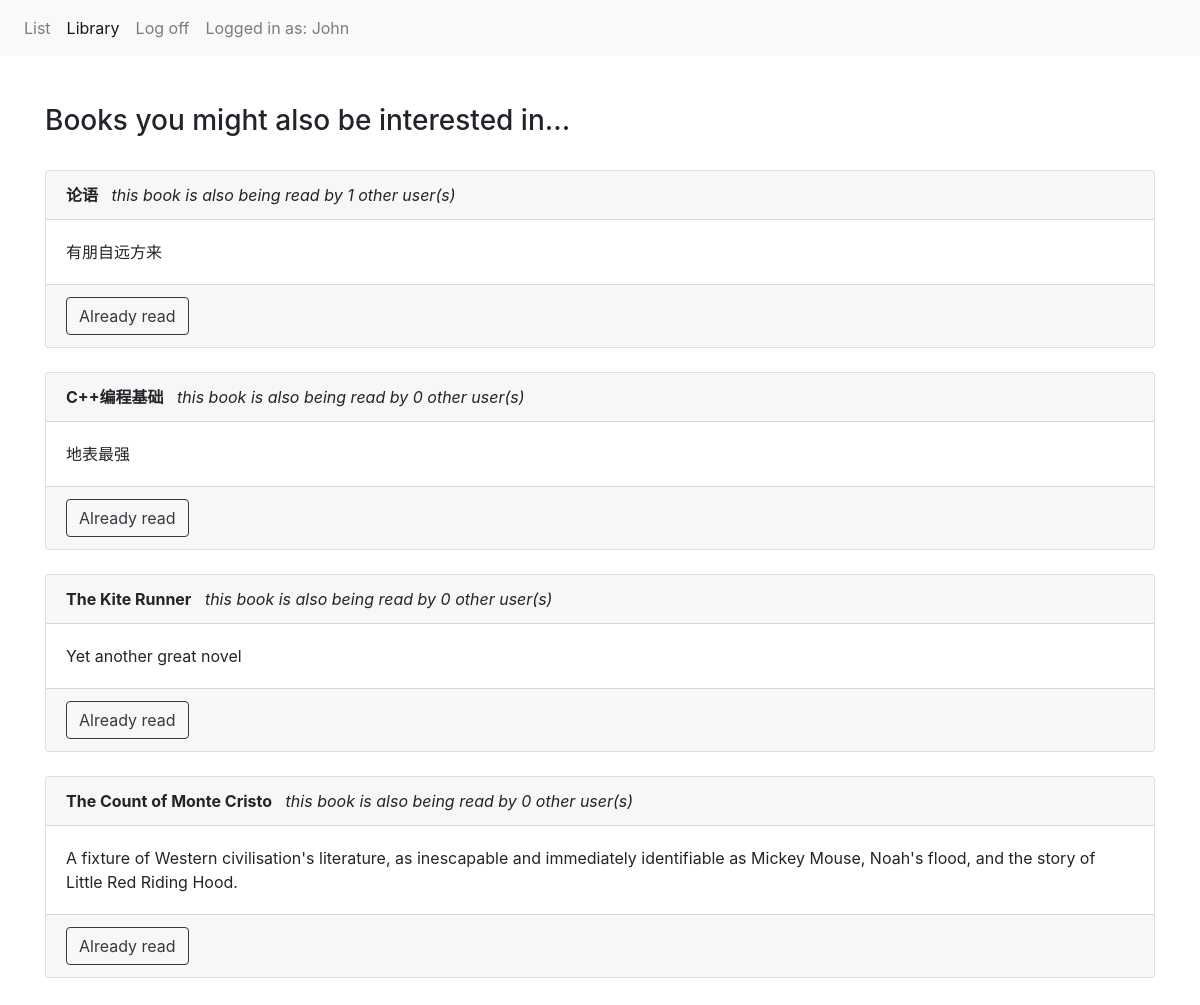
The page /library (signed in) on the database its author committed.
### app/models.py (models this page shows, shortened)
class Book (db.Model):
    id = db.Column(db.Integer,primary_key=True)
    title = db.Column(db.String(250), index=True,unique=True)
    description = db.Column(db.String(5000), index=True)
    reader = db.relationship('Reader',secondary=readship)

### app/views.py (the view)
@app.route('/library',methods=['GET','POST'])
def library():
    rdr = Reader.query.filter_by(name=session['active_user']).first()
    read_books = rdr.book
    books = Book.query.all()
    for book in read_books:
        books.remove(book)
    app.logger.info('entered library')
    return render_template('library.html',title="Book Library",books=books)

### app/templates/library.html
{% extends "base.html" %}
{% block content %}
<nav class="navbar navbar-expand-sm bg-light navbar-light">
  <ul class="navbar-nav">
    <li class="nav-item">
      <a class="nav-link" href="/list">List</a>
    </li>
    <li class="nav-item">
      <a class="nav-link active" href="/library">Library</a>
    </li>
    <li class="nav-item justify-content-end">
      <a class="nav-link" href="/logout">Log off</a>
    </li>
    <li class="nav-item">
      <a class="nav-link">Logged in as: {{session['active_user']}}</a>
    </li>
  </ul>
</nav>
<br><br>
<div class="container">
  {% if books %}
  <h3>Books you might also be interested in...</h3><br>
  {% else %}
  <h3>Oops.. why not delete some books from your list?</h3><br>
  {% endif %}
{% for book in books %}
  <div class="card">
    <div class="card-header"><b>{{book.title}}</b>    <i>   &nbsp  this book is also being read by {{book.reader|length}} other user(s)</i></div>
    <div class="card-body">{{book.description}}</div>
    <div class="card-footer">
      <a href="/finish/{{book.id}}" class="btn btn-outline-dark" role="button">Already read</a>
    </div>
  </div><br>
{% endfor %}
<br><br><br><br>
</div>
{% endblock %}

### rows shown on the page
Book: title "论语", reader|length "1", description "有朋自远方来"
Book: title "C++编程基础", reader|length "0", description "地表最强"
Book: title "The Kite Runner", reader|length "0", description "Yet another great novel"
Book: title "The Count of Monte Cristo", reader|length "0", description "A fixture of Western civilisation's literature, as inescapable and immediately identifiable as Mickey Mouse, Noah's flood, and the story of Little Red Riding Hood."

### other values the page prints
{{ session['active_user'] }} "John"
